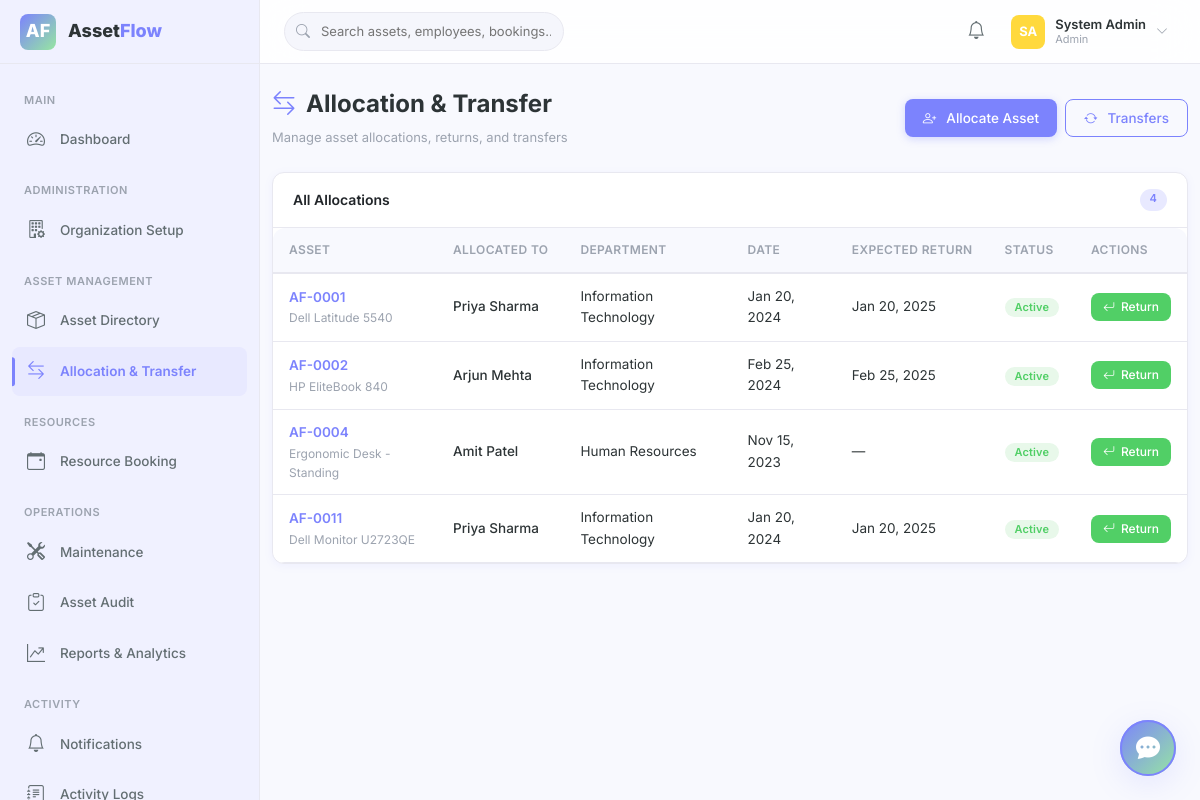
/allocation (signed in), run on the app's committed database.
### tables this page shows
CREATE TABLE allocations (
    id                      INT AUTO_INCREMENT PRIMARY KEY,
    asset_id                INT NOT NULL,
    allocated_to            INT NOT NULL,
    allocated_by            INT NOT NULL,
    department_id           INT DEFAULT NULL,
    allocation_date         DATETIME NOT NULL DEFAULT CURRENT_TIMESTAMP,
    expected_return_date    DATE DEFAULT NULL,
    actual_return_date      DATE DEFAULT NULL,
    return_condition        ENUM('New','Good','Fair','Poor') DEFAULT NULL,
    return_notes            TEXT DEFAULT NULL,
    status                  ENUM('Active','Returned','Overdue','Transferred') NOT NULL DEFAULT 'Active',
    created_at              TIMESTAMP DEFAULT CURRENT_TIMESTAMP,
    updated_at              TIMESTAMP DEFAULT CURRENT_TIMESTAMP ON UPDATE CURRENT_TIMESTAMP,
    INDEX idx_alloc_asset (asset_id),
    INDEX idx_alloc_user (allocated_to),
    INDEX idx_alloc_status (status),
    INDEX idx_alloc_return (expected_return_date),
    CONSTRAINT fk_alloc_asset FOREIGN KEY (asset_id) REFERENCES assets(id) ON DELETE CASCADE,
    CONSTRAINT fk_alloc_to FOREIGN KEY (allocated_to) REFERENCES users(id) ON DELETE CASCADE,
    CONSTRAINT fk_alloc_by FOREIGN KEY (allocated_by) REFERENCES users(id) ON DELETE CASCADE,
    CONSTRAINT fk_alloc_dept FOREIGN KEY (department_id) REFERENCES departments(id) ON DELETE SET NULL
);

CREATE TABLE assets (
    id                  INT AUTO_INCREMENT PRIMARY KEY,
    asset_tag           VARCHAR(20) NOT NULL UNIQUE,
    name                VARCHAR(150) NOT NULL,
    category_id         INT DEFAULT NULL,
    serial_number       VARCHAR(100) DEFAULT NULL,
    acquisition_date    DATE DEFAULT NULL,
    acquisition_cost    DECIMAL(12,2) DEFAULT 0.00,
    `condition`         ENUM('New','Good','Fair','Poor') NOT NULL DEFAULT 'New',
    location            VARCHAR(200) DEFAULT NULL,
    status              ENUM('Available','Allocated','Reserved','Under Maintenance','Lost','Retired','Disposed') NOT NULL DEFAULT 'Available',
    is_bookable         TINYINT(1) NOT NULL DEFAULT 0,
    photo               VARCHAR(255) DEFAULT NULL,
    documents           JSON DEFAULT NULL,
    department_id       INT DEFAULT NULL,
    assigned_to         INT DEFAULT NULL,
    notes               TEXT DEFAULT NULL,
    created_at          TIMESTAMP DEFAULT CURRENT_TIMESTAMP,
    updated_at          TIMESTAMP DEFAULT CURRENT_TIMESTAMP ON UPDATE CURRENT_TIMESTAMP,
    INDEX idx_asset_status (status),
    INDEX idx_asset_category (category_id),
    INDEX idx_asset_dept (department_id),
    INDEX idx_asset_assigned (assigned_to),
    INDEX idx_asset_bookable (is_bookable),
    INDEX idx_asset_tag (asset_tag),
    CONSTRAINT fk_asset_category FOREIGN KEY (category_id) REFERENCES asset_categories(id) ON DELETE SET NULL,
    CONSTRAINT fk_asset_dept FOREIGN KEY (department_id) REFERENCES departments(id) ON DELETE SET NULL,
    CONSTRAINT fk_asset_assigned FOREIGN KEY (assigned_to) REFERENCES users(id) ON DELETE SET NULL
);

CREATE TABLE users (
    id              INT AUTO_INCREMENT PRIMARY KEY,
    name            VARCHAR(100) NOT NULL,
    email           VARCHAR(150) NOT NULL UNIQUE,
    password        VARCHAR(255) NOT NULL,
    role            ENUM('Admin','Asset Manager','Department Head','Employee') NOT NULL DEFAULT 'Employee',
    department_id   INT DEFAULT NULL,
    status          ENUM('Active','Inactive') NOT NULL DEFAULT 'Active',
    avatar          VARCHAR(255) DEFAULT NULL,
    reset_token     VARCHAR(255) DEFAULT NULL,
    reset_expiry    DATETIME DEFAULT NULL,
    created_at      TIMESTAMP DEFAULT CURRENT_TIMESTAMP,
    updated_at      TIMESTAMP DEFAULT CURRENT_TIMESTAMP ON UPDATE CURRENT_TIMESTAMP,
    INDEX idx_user_role (role),
    INDEX idx_user_status (status),
    INDEX idx_user_dept (department_id),
    CONSTRAINT fk_user_dept FOREIGN KEY (department_id) REFERENCES departments(id) ON DELETE SET NULL
);

CREATE TABLE departments (
    id              INT AUTO_INCREMENT PRIMARY KEY,
    name            VARCHAR(100) NOT NULL,
    head_id         INT DEFAULT NULL,
    parent_id       INT DEFAULT NULL,
    status          ENUM('Active','Inactive') NOT NULL DEFAULT 'Active',
    created_at      TIMESTAMP DEFAULT CURRENT_TIMESTAMP,
    updated_at      TIMESTAMP DEFAULT CURRENT_TIMESTAMP ON UPDATE CURRENT_TIMESTAMP,
    INDEX idx_dept_status (status),
    INDEX idx_dept_parent (parent_id),
    CONSTRAINT fk_dept_parent FOREIGN KEY (parent_id) REFERENCES departments(id) ON DELETE SET NULL
);

### app/Controllers/AllocationController.php (called while the page is built, shortened)
<?php
class AllocationController extends Controller
{
    public function index(): void
    {
        $allocations = Database::fetchAll(
            "SELECT al.*, a.asset_tag, a.name as asset_name, u.name as holder_name, ab.name as allocator_name, d.name as dept_name
             FROM allocations al
             JOIN assets a ON al.asset_id = a.id
             JOIN users u ON al.allocated_to = u.id
             JOIN users ab ON al.allocated_by = ab.id
             LEFT JOIN departments d ON al.department_id = d.id
             ORDER BY al.created_at DESC LIMIT 100"
        );
        $this->view('allocation/index', ['allocations' => $allocations], 'Allocation & Transfer — AssetFlow');
    }
}

### public/index.php (called while the page is built, shortened)
<?php
require_once APP_PATH . '/Config/Database.php';
require_once APP_PATH . '/Core/Router.php';
require_once APP_PATH . '/Core/Controller.php';
require_once APP_PATH . '/Core/Helpers.php';
Router::dispatch();

### app/Config/Database.php (called while the page is built, shortened)
<?php
class Database
{
    private static ?PDO $instance = null;
    private static string $host = 'localhost';
    private static string $dbname = 'assetflow';
    private static string $username = 'root';
    private static string $password = '';
    private static string $charset = 'utf8mb4';
    public static function getInstance(): PDO
    {
        if (self::$instance === null) {
            $dsn = "mysql:host=" . self::$host . ";dbname=" . self::$dbname . ";charset=" . self::$charset;
            $options = [
                PDO::ATTR_ERRMODE            => PDO::ERRMODE_EXCEPTION,
                PDO::ATTR_DEFAULT_FETCH_MODE => PDO::FETCH_ASSOC,
                PDO::ATTR_EMULATE_PREPARES   => false,
            ];
            try {
                self::$instance = new PDO($dsn, self::$username, self::$password, $options);
            } catch (PDOException $e) {
                die("Database connection failed: " . $e->getMessage());
            }
        }
        return self::$instance;
    }
    public static function query(string $sql, array $params = []): PDOStatement
    {
        $stmt = self::getInstance()->prepare($sql);
        $stmt->execute($params);
        return $stmt;
    }
    public static function fetchAll(string $sql, array $params = []): array
    {
        return self::query($sql, $params)->fetchAll();
    }
    public static function execute(string $sql, array $params = []): int
    {
        return self::query($sql, $params)->rowCount();
    }
}

### app/Views/allocation/index.php (the view, shortened to what this page needs)
<div class="page-header fade-in">
    <div>
        <h1><i class="bi bi-arrow-left-right"></i> Allocation & Transfer</h1>
        <p>Manage asset allocations, returns, and transfers</p>
    </div>
    <div class="d-flex gap-2">
        <a href="/allocation/allocate" class="btn btn-primary"><i class="bi bi-person-plus me-1"></i> Allocate Asset</a>
        <a href="/allocation/transfers" class="btn btn-outline-primary"><i class="bi bi-arrow-repeat me-1"></i> Transfers</a>
    </div>
</div>
<div class="card fade-in">
    <div class="card-header d-flex justify-content-between">
        <span>All Allocations</span>
        <span class="badge bg-primary-subtle text-primary"><?= count($allocations) ?></span>
    </div>
    <div class="card-body p-0">
        <div class="table-responsive">
            <table class="table table-hover mb-0">
                <thead><tr><th>Asset</th><th>Allocated To</th><th>Department</th><th>Date</th><th>Expected Return</th><th>Status</th><th>Actions</th></tr></thead>
                <tbody>
                    <?php if (empty($allocations)): ?>
                    <tr><td colspan="7" class="text-center py-4 text-muted">No allocations yet</td></tr>
                    <?php else: foreach ($allocations as $a): ?>
                    <tr>
                        <td><a href="/assets/detail/<?= $a['asset_id'] ?>" style="font-weight:600;"><?= Helpers::e($a['asset_tag']) ?></a><div style="font-size:12px;color:var(--text-muted)"><?= Helpers::e($a['asset_name']) ?></div></td>
                        <td style="font-weight:500;"><?= Helpers::e($a['holder_name']) ?></td>
                        <td><?= Helpers::e($a['dept_name'] ?? '—') ?></td>
                        <td><?= Helpers::formatDate($a['allocation_date']) ?></td>
                        <td><?= Helpers::formatDate($a['expected_return_date']) ?></td>
                        <td><?= Helpers::statusBadge($a['status']) ?></td>
                        <td>
                            <?php if (in_array($a['status'], ['Active', 'Overdue'])): ?>
                            <button class="btn btn-sm btn-success" data-bs-toggle="modal" data-bs-target="#returnModal" onclick="fillReturn(<?= $a['id'] ?>, '<?= Helpers::e($a['asset_tag']) ?>')">
                                <i class="bi bi-arrow-return-left"></i> Return
                            </button>
                            <?php endif; ?>
                        </td>
                    </tr>
                    <?php endforeach; endif; ?>
                </tbody>
            </table>
        </div>
    </div>
</div>

### app/Core/Helpers.php (shortened to what this page needs)
<?php
class Helpers
{
    public static function e(string $value): string
    {
        return htmlspecialchars($value, ENT_QUOTES, 'UTF-8');
    }
    public static function formatDate(?string $date, string $format = 'M d, Y'): string
    {
        if (!$date) return '—';
        return date($format, strtotime($date));
    }
    public static function statusBadge(string $status): string
    {
        $class = $map[$status] ?? 'bg-secondary-subtle text-secondary';
        return '<span class="badge rounded-pill ' . $class . '">' . self::e($status) . '</span>';
    }
}

### app/Core/Router.php (shortened to what this page needs)
<?php
class Router
{
    private static array $routes = [];
    public static function get(string $path, string $controller, string $action): void
    {
        self::$routes[] = [
            'method'     => 'GET',
            'path'       => $path,
            'controller' => $controller,
            'action'     => $action,
        ];
    }
    public static function post(string $path, string $controller, string $action): void
    {
        self::$routes[] = [
            'method'     => 'POST',
            'path'       => $path,
            'controller' => $controller,
            'action'     => $action,
        ];
    }
    public static function dispatch(): void
    {
        $method = $_SERVER['REQUEST_METHOD'];
        $uri = parse_url($_SERVER['REQUEST_URI'], PHP_URL_PATH);
        $uri = rtrim($uri, '/') ?: '/';
        foreach (self::$routes as $route) {
            if ($route['method'] !== $method) {
                continue;
            }
            $params = self::matchRoute($route['path'], $uri);
            if ($params !== false) {
                $actionName = $route['action'];
                $controller = new $controllerName();
                call_user_func_array([$controller, $actionName], $params);
                return;
            }
        }
    }
    private static function matchRoute(string $pattern, string $uri): array|false
    {
        $regex = preg_replace('/\{([a-zA-Z_]+)\}/', '(?P<$1>[^/]+)', $pattern);
        $regex = '#^' . $regex . '$#';
        if (preg_match($regex, $uri, $matches)) {
            $params = [];
            return $params;
        }
        return false;
    }
}

### public/css/theme.css (style rules this page uses)
:root { --primary: #7C83FD; --primary-hover: #6B72E8; --primary-light: #B8BBFF; --primary-subtle: #E8E9FF; --primary-rgb: 124, 131, 253; --secondary: #96E6A1; --secondary-hover: #7DD889; --secondary-light: #C8F0CC; --secondary-subtle: #E8F8EA; --accent: #FFB5B5; --accent-hover: #FF9E9E; --accent-light: #FFD4D4; --accent-subtle: #FFF0F0; --success: #51CF66; --success-subtle: #E8F8EA; --warning: #FFD93D; --warning-subtle: #FFF8E1; --danger: #FF6B6B; --danger-subtle: #FFE8E8; --info: #6FC8CE; --info-subtle: #E3F4F5; --bg-body: #F8F9FE; --bg-card: #FFFFFF; --bg-sidebar: #F0F1FF; --bg-sidebar-hover: #E4E5FF; --bg-sidebar-active:#D8D9FF; --bg-input: #F5F6FC; --text-primary: #2D3436; --text-secondary: #636E72; --text-muted: #9CA3AF; --border: #E8E8F0; --border-focus: var(--primary); --gradient-hero: linear-gradient(135deg, #7C83FD 0%, #96E6A1 100%); --gradient-warm: linear-gradient(135deg, #FFB5B5 0%, #FFD93D 100%); --gradient-cool: linear-gradient(135deg, #6FC8CE 0%, #7C83FD 100%); --gradient-fresh: linear-gradient(135deg, #96E6A1 0%, #6FC8CE 100%); --shadow-xs: 0 1px 3px rgba(124, 131, 253, 0.04); --shadow-sm: 0 2px 8px rgba(124, 131, 253, 0.08); --shadow-md: 0 4px 16px rgba(124, 131, 253, 0.12); --shadow-lg: 0 8px 32px rgba(124, 131, 253, 0.16); --shadow-xl: 0 12px 48px rgba(124, 131, 253, 0.20); --radius-sm: 8px; --radius: 12px; --radius-lg: 16px; --radius-xl: 24px; --radius-pill: 50px; --sidebar-width: 260px; --sidebar-collapsed:70px; --header-height: 64px; --transition: all 0.3s cubic-bezier(0.4, 0, 0.2, 1); }
*, *::before, *::after { box-sizing: border-box; margin: 0; padding: 0; }
html { scroll-behavior: smooth; }
body { font-family: 'Inter', -apple-system, BlinkMacSystemFont, sans-serif; font-size: 14px; line-height: 1.6; color: var(--text-primary); background: var(--bg-body); -webkit-font-smoothing: antialiased; -moz-osx-font-smoothing: grayscale; overflow-x: hidden; }
h1, h2, h3, h4, h5, h6 { font-weight: 700; line-height: 1.3; color: var(--text-primary); }
h1 { font-size: 1.875rem; }
a { color: var(--primary); text-decoration: none; transition: var(--transition); }
.card { border: 1px solid var(--border); border-radius: var(--radius); box-shadow: var(--shadow-sm); background: var(--bg-card); transition: var(--transition); overflow: hidden; }
.card-header { background: transparent; border-bottom: 1px solid var(--border); padding: 16px 20px; font-weight: 600; }
.card-body { padding: 20px; }
.btn { font-weight: 500; font-size: 13.5px; border-radius: var(--radius-sm); padding: 8px 18px; transition: var(--transition); border: none; display: inline-flex; align-items: center; gap: 6px; }
.btn-primary { background: var(--primary); color: white; box-shadow: 0 2px 8px rgba(var(--primary-rgb), 0.3); }
.btn-success { background: var(--success); color: white; }
.btn-outline-primary { border: 1.5px solid var(--primary); color: var(--primary); background: transparent; }
.btn-sm { padding: 5px 12px; font-size: 12px; }
.table { font-size: 13.5px; }
.table thead th { background: var(--bg-body); font-weight: 600; font-size: 12px; text-transform: uppercase; letter-spacing: 0.03em; color: var(--text-muted); border-bottom: 2px solid var(--border); padding: 12px 16px; white-space: nowrap; }
.table tbody td { padding: 12px 16px; vertical-align: middle; border-bottom: 1px solid var(--border); color: var(--text-primary); }
.table tbody tr { transition: var(--transition); }
.table-responsive { border-radius: var(--radius); overflow: hidden; }
.badge { font-size: 11px; font-weight: 600; padding: 4px 10px; border-radius: var(--radius-pill); letter-spacing: 0.01em; }
.bg-primary-subtle { background: var(--primary-subtle) !important; }
.text-primary { color: var(--primary) !important; }
.bg-success-subtle { background: var(--success-subtle) !important; }
.text-success { color: var(--success) !important; }

### public/css/custom.css (style rules this page uses)
.page-header { display: flex; align-items: center; justify-content: space-between; margin-bottom: 24px; flex-wrap: wrap; gap: 12px; }
.page-header h1 { font-size: 1.5rem; font-weight: 700; display: flex; align-items: center; gap: 10px; }
.page-header h1 i { color: var(--primary); }
.page-header p { color: var(--text-muted); font-size: 13px; margin: 2px 0 0 0; }
.fade-in { animation: fadeIn 0.4s ease; }

### data on the page
allocations: asset.asset_tag "AF-0001", asset.name "Dell Latitude 5540", allocated_to.name "Priya Sharma", department.name "Information Technology", allocation_date "Jan 20, 2024", expected_return_date "Jan 20, 2025", status "Active"
allocations: asset.asset_tag "AF-0002", asset.name "HP EliteBook 840", allocated_to.name "Arjun Mehta", department.name "Information Technology", allocation_date "Feb 25, 2024", expected_return_date "Feb 25, 2025", status "Active"
allocations: asset.asset_tag "AF-0004", asset.name "Ergonomic Desk - Standing", allocated_to.name "Amit Patel", department.name "Human Resources", allocation_date "Nov 15, 2023", expected_return_date "—", status "Active"
allocations: asset.asset_tag "AF-0011", asset.name "Dell Monitor U2723QE", allocated_to.name "Priya Sharma", department.name "Information Technology", allocation_date "Jan 20, 2024", expected_return_date "Jan 20, 2025", status "Active"

### other printed values
count($allocations) "4"
